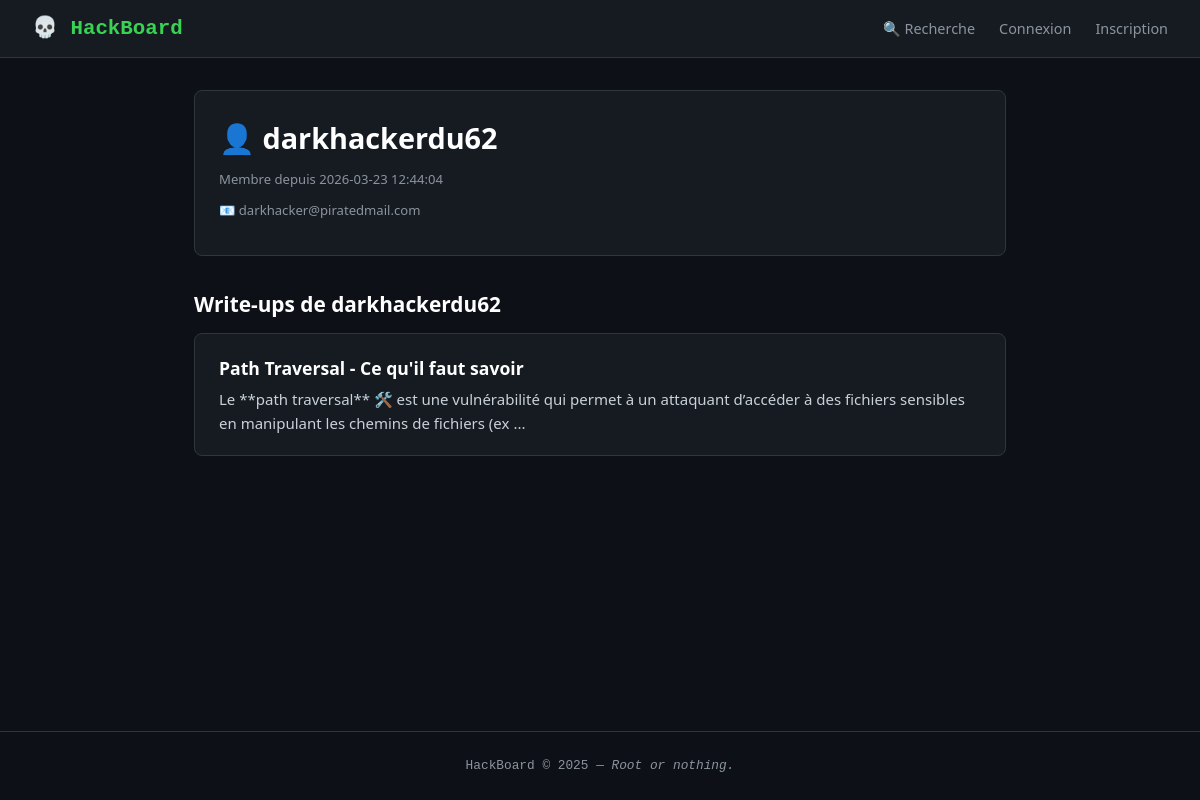
Screenshot of /profile/4 with the database file from the repository.
### tables this page shows
CREATE TABLE users (
    id         INTEGER PRIMARY KEY AUTOINCREMENT,
    username   TEXT NOT NULL UNIQUE,
    password   TEXT NOT NULL,
    email      TEXT NOT NULL,
    bio        TEXT DEFAULT '',
    created_at TIMESTAMP DEFAULT CURRENT_TIMESTAMP
);

CREATE TABLE writeups (
    id         INTEGER PRIMARY KEY AUTOINCREMENT,
    user_id    INTEGER NOT NULL,
    title      TEXT NOT NULL,
    content    TEXT NOT NULL,
    tags       TEXT DEFAULT '',
    created_at TIMESTAMP DEFAULT CURRENT_TIMESTAMP,
    FOREIGN KEY (user_id) REFERENCES users(id)
);

### app.py (the view)
@app.route("/profile/<int:user_id>")
def profile(user_id):
    connexionDB = get_db()
    user     = connexionDB.execute("SELECT * FROM users WHERE id = ?", (user_id,)).fetchone()
    writeups = connexionDB.execute("SELECT * FROM writeups WHERE user_id = ?", (user_id,)).fetchall()
    connexionDB.close()
    if not user:
        return "Utilisateur introuvable", 404
    return render_template("profile.html", user=user, writeups=writeups)

### app.py (called while the page is built)
def get_db():
    connexionDB = sqlite3.connect(DATABASE)
    connexionDB.row_factory = sqlite3.Row
    return connexionDB

### templates/profile.html (shortened to what this page needs)
{% extends "base.html" %}
{% block content %}
<div class="profile">
  <h1>👤 {{ user.username }}</h1>
  <p class="meta">Membre depuis {{ user.created_at }}</p>
  <p class="meta">📧 {{ user.email }}</p>
</div>
<h2>Write-ups de {{ user.username }}</h2>
{% if writeups %}
  <div class="writeup-list">
    {% for w in writeups %}
      <div class="card">
        <h3><a href="{{ url_for('writeup', writeup_id=w.id) }}">{{ w.title }}</a></h3>
        <p>{{ w.content[:150] }}...</p>
      </div>
    {% endfor %}
  </div>
{% else %}
  <p>Aucun write-up pour l'instant.</p>
{% endif %}
{% endblock %}

### static/css/style.css (style rules this page uses)
*, *::before, *::after { box-sizing: border-box; margin: 0; padding: 0; }
:root { --bg: #0d1117; --surface: #161b22; --border: #30363d; --green: #39d353; --green-dim:#238636; --text: #c9d1d9; --text-dim: #8b949e; --red: #f85149; --orange: #d29922; --link: #58a6ff; }
body { background: var(--bg); color: var(--text); font-family: 'Segoe UI', system-ui, sans-serif; font-size: 15px; line-height: 1.6; min-height: 100vh; display: flex; flex-direction: column; }
a { color: var(--link); text-decoration: none; }
h1 { font-size: 1.8rem; margin-bottom: 0.5rem; color: #fff; }
h2 { font-size: 1.3rem; margin: 1.5rem 0 0.75rem; color: #fff; }
h3 { font-size: 1.1rem; margin-bottom: 0.4rem; }
.card { background: var(--surface); border: 1px solid var(--border); border-radius: 8px; padding: 1.25rem 1.5rem; margin-bottom: 1rem; transition: border-color 0.2s; }
.card h2, .card h3 { margin-bottom: 0.3rem; }
.card h2 a, .card h3 a { color: #fff; }
.meta { color: var(--text-dim); font-size: 0.82rem; margin-bottom: 0.6rem; }
.profile { background: var(--surface); border: 1px solid var(--border); border-radius: 8px; padding: 1.5rem; margin-bottom: 2rem; }

### rows the page displays
users: username "darkhackerdu62", created_at "2026-03-23 12:44:04", email "darkhacker@piratedmail.com"
writeups: title "Path Traversal - Ce qu'il faut savoir", content "Le **path traversal** 🛠️ est une vulnérabilité qui permet à un attaquant d’accéder à des fichiers sensibles en manipulant les chemins de fichiers (ex"
